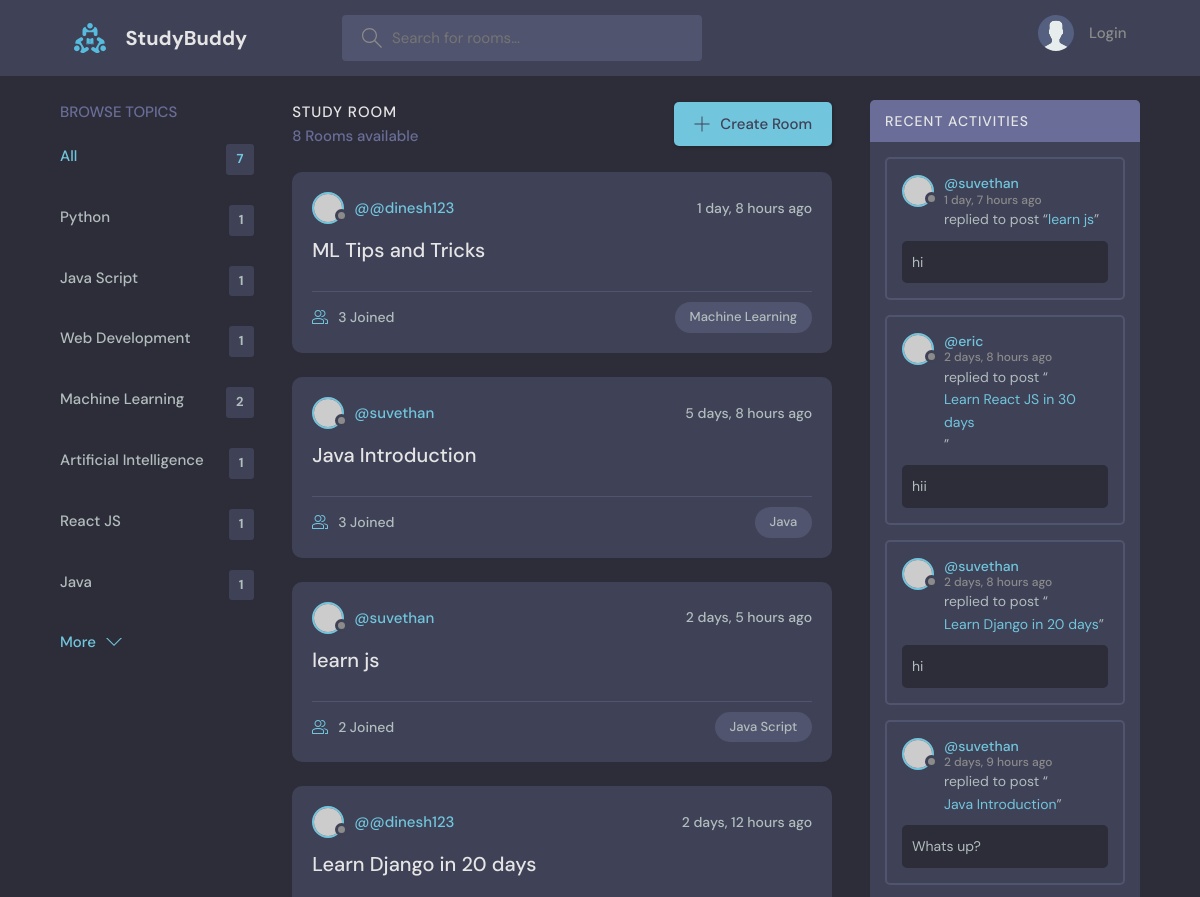
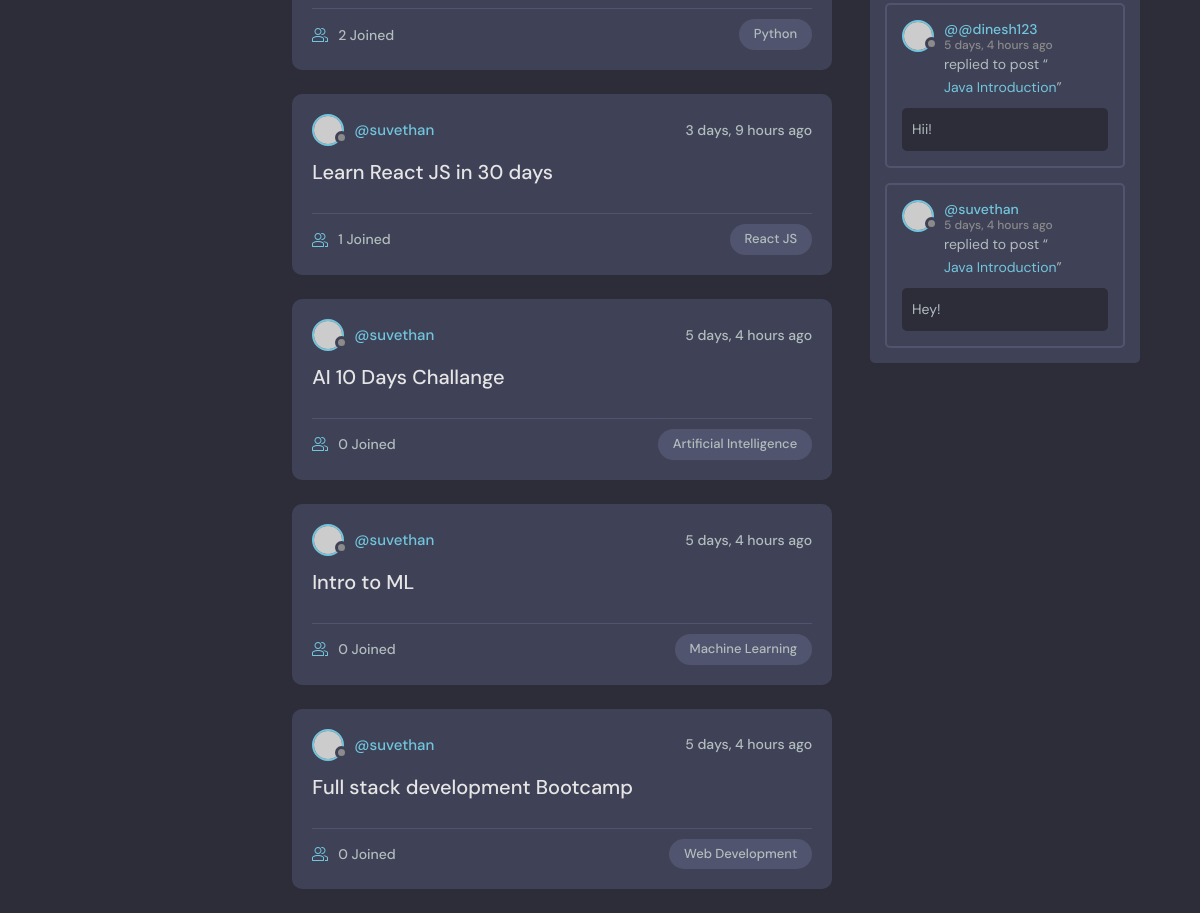
Before: /test/home/ with the older database file (2 pictures, top to bottom).
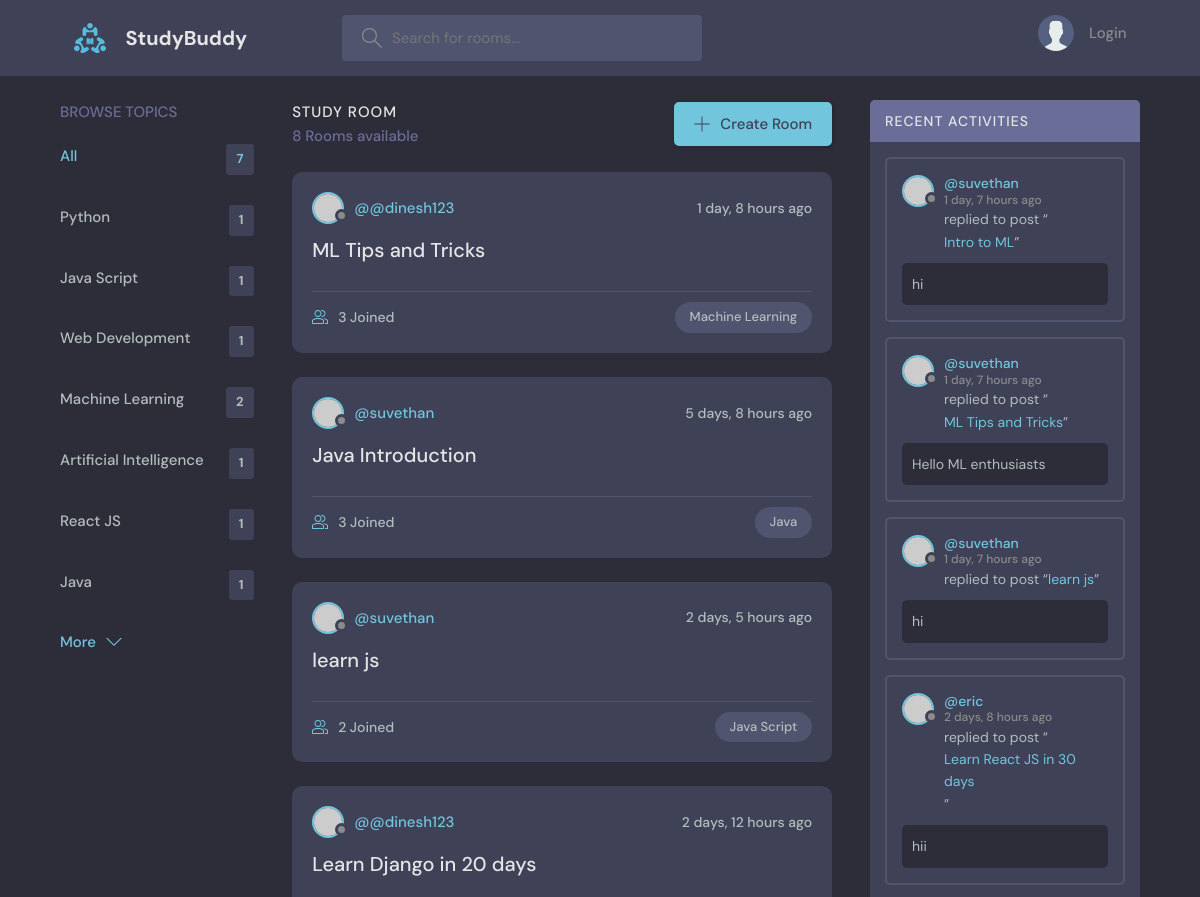
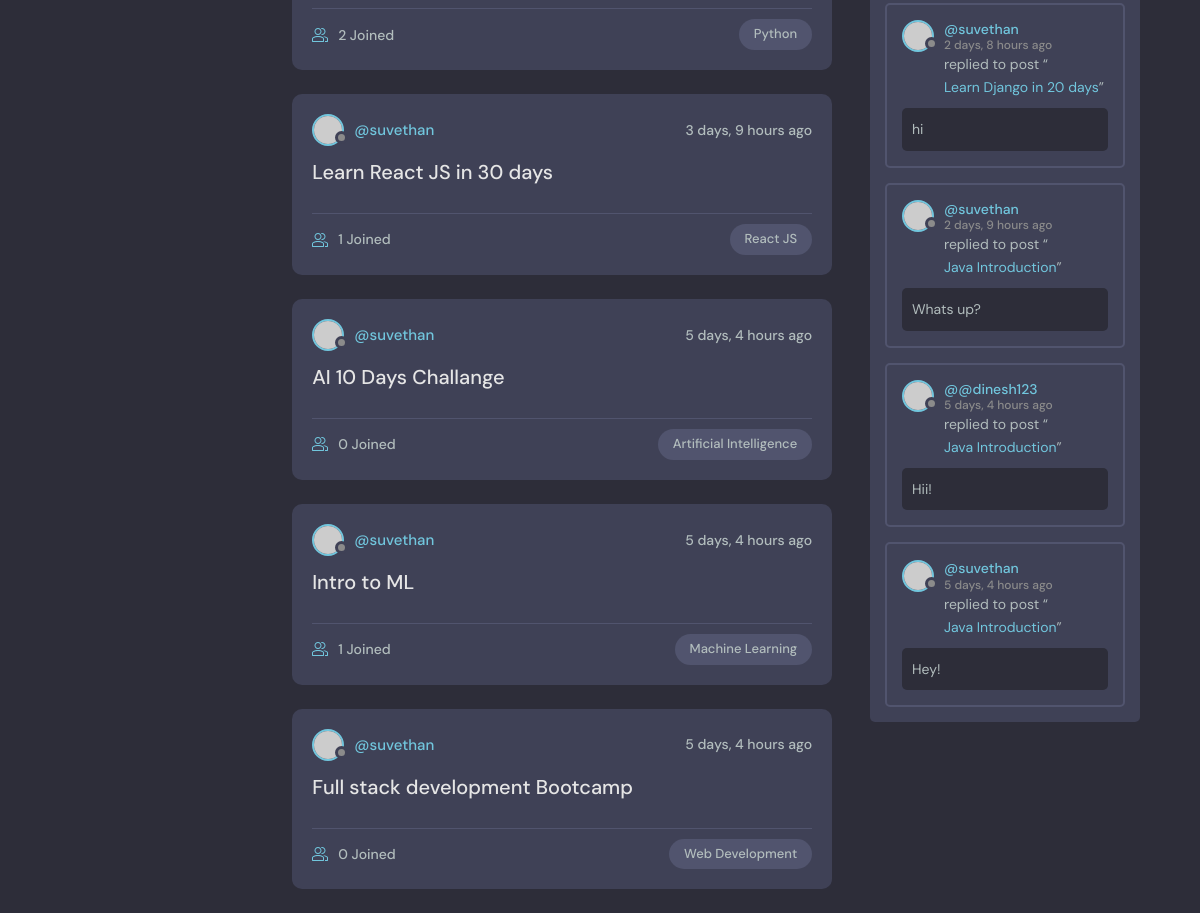
After: the same page with the newer database file (2 pictures, top to bottom).
### test_app/models.py (models this page shows, shortened)
class Topic(models.Model):
    name = models.CharField(max_length=200)

class Room(models.Model):
    host = models.ForeignKey(User, on_delete=models.SET_NULL, null=True)
    topic = models.ForeignKey(Topic, on_delete=models.SET_NULL, null=True)
    name = models.CharField(max_length=200)
    description = models.TextField(null=True, blank=True)
    participants = models.ManyToManyField(User, related_name='participants', blank=True)
    updated = models.DateTimeField(auto_now=True)
    created = models.DateTimeField(auto_now_add=True)
    class Meta:
        ordering = ['-updated','-created']
    def __str__(self):
        return self.name

class Message(models.Model):
    user = models.ForeignKey(User, on_delete=models.CASCADE)
    room = models.ForeignKey(Room, on_delete=models.CASCADE)
    body = models.TextField()
    updated = models.DateTimeField(auto_now=True)
    created = models.DateTimeField(auto_now_add=True)
    class Meta:
        ordering = ['-updated','-created']

### test_app/views.py (the view)
# urls.py: 2. Add a URL to urlpatterns:  path('', views.home, name='home')
def home(request):
    q = request.GET.get('q') if request.GET.get('q') != None else ''
    rooms = Room.objects.filter(
        Q(topic__name__icontains=q) |
        Q(name__icontains=q) |
    Q(description__icontains=q)
    )
    topics = Topic.objects.all()
    room_count= rooms.count()
    room_messages= Message.objects.filter(Q(room__topic__name__icontains=q))
    context = {'rooms':rooms, 'topics': topics, 'room_count': room_count,'room_messages':room_messages}
    return render(request, 'test_app/home.html', context)

### test_app/templates/test_app/home.html (shortened to what this page needs)
{% extends "main.html" %} {% block content %}
<main class="layout layout--3">
  <div class="container">
    {% include 'test_app/topic_components.html' %}
    <div class="roomList">
      <div class="roomList__header">
        <div>
          <h2>Study Room</h2>
          <p>{{room_count}} Rooms available</p>
        </div>
        <a class="btn btn--main" href="create-room.html">
          <svg
            version="1.1"
            xmlns="http://www.w3.org/2000/svg"
            width="32"
            height="32"
            viewBox="0 0 32 32"
          >
            <title>add</title>
            <path
              d="M16.943 0.943h-1.885v14.115h-14.115v1.885h14.115v14.115h1.885v-14.115h14.115v-1.885h-14.115v-14.115z"
            ></path>
          </svg>
          Create Room
        </a>
      </div>
      {% include "test_app/feed_components.html" %}
    </div>
    <div>{% include "test_app/activity_components.html" %}</div>
  </div>
</main>
{% endblock content %}

### test_app/templates/test_app/topic_components.html
<div class="topics">
  <div class="topics__header">
    <h2>Browse Topics</h2>
  </div>
  <ul class="topics__list">
    <li>
      <a href="{% url 'home' %}" class="active"
        >All <span>{{topics.count}}</span></a
      >
    </li>
    {% for topic in topics %}
    <li>
      <a href="{% url 'home' %}?q={{topic.name}}"
        >{{topic.name}}<span>{{topic.room_set.all.count}}</span></a
      >
      {% endfor %}
    </li>
  </ul>
  <a class="btn btn--link" href="topics.html">
    More
    <svg
      version="1.1"
      xmlns="http://www.w3.org/2000/svg"
      width="32"
      height="32"
      viewBox="0 0 32 32"
    >
      <title>chevron-down</title>
      <path d="M16 21l-13-13h-3l16 16 16-16h-3l-13 13z"></path>
    </svg>
  </a>
</div>

### test_app/templates/test_app/feed_components.html (shortened to what this page needs)
{% for room in rooms %}
<div class="roomListRoom">
  <div class="roomListRoom__header">
    <a href="{% url 'user-profile' room.host.id %}" class="roomListRoom__author">
      <div class="avatar avatar--small">
        <img src="https://randomuser.me/api/portraits/women/11.jpg" />
      </div>
      <span>@{{room.host.username}}</span>
    </a>
    <div class="roomListRoom__actions">
      <span>{{room.created|timesince}} ago</span>
    </div>
  </div>
  <div class="roomListRoom__content">
    <a href="{% url 'room' room.id %}">{{room.name}}</a>
  </div>
  <div class="roomListRoom__meta">
    <a href="{% url 'room' room.id %}" class="roomListRoom__joined">
      {{room.participants.all.count}} Joined
    </a>
    <p class="roomListRoom__topic">{{room.topic.name}}</p>
  </div>
</div>
{% endfor %}

### test_app/templates/test_app/activity_components.html (shortened to what this page needs)
<div class="activities">
  <div class="activities__header">
    <h2>Recent Activities</h2>
  </div>
  {% for message in room_messages %}
  <div class="activities__box">
    <div class="activities__boxHeader roomListRoom__header">
      <a
        href="{% url 'user-profile' message.user.id %}"
        class="roomListRoom__author"
      >
        <div class="avatar avatar--small">
          <img src="https://randomuser.me/api/portraits/women/11.jpg" />
        </div>
        <p>
          @{{message.user}}
          <span>{{message.created|timesince}} ago</span>
        </p>
      </a>
    </div>
    <div class="activities__boxContent">
      <p>
        replied to post “<a href="{% url 'room' message.room.id %}"
          >{{message.room}}</a
        >”
      </p>
      <div class="activities__boxRoomContent">{{message.body}}</div>
    </div>
  </div>
  {% endfor %}
</div>

Changed rows visible on the page:
computed for Room "Intro to ML": participants.all.count "0" → "1"
added Message: user "suvethan", created "1 day, 7 hours", room "Intro to ML", body "hi"
added Message: user "suvethan", created "1 day, 7 hours", room "ML Tips and Tricks", body "Hello ML enthusiasts"
